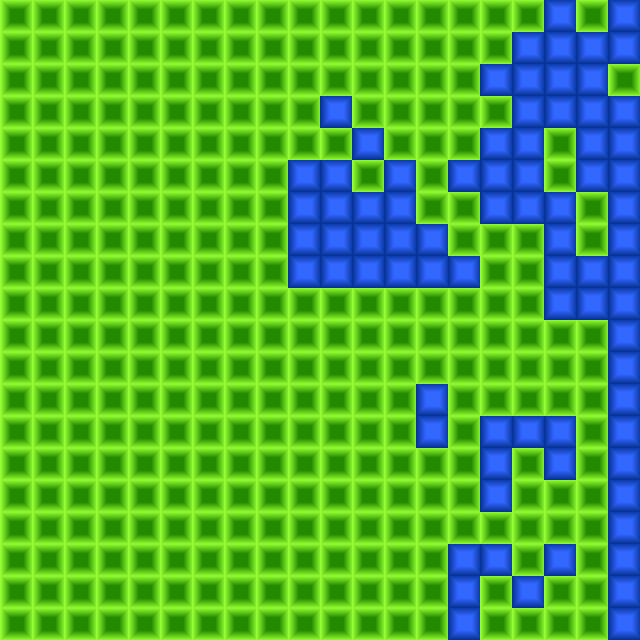

This is a level from a 2D game, rendered from its Tiled map with the project's own tilesets. A one-line summary and the map file follow, with tile-layer data summarised:
An orthogonal 20x20 tile map with 32x32 px tiles, 1 tile layer (Tile Layer 1).

<map version="1.0" orientation="orthogonal" width="20" height="20" tilewidth="32" tileheight="32">
 <tileset firstgid="1" name="base_color" tilewidth="32" tileheight="32">
  <image source="../img/tiles.png" width="64" height="64" />
 </tileset>
 <layer name="Tile Layer 1" width="20" height="20">
  <data>[400 cells, 400 non-empty, 2 distinct tile ids]</data>
 </layer>
</map>